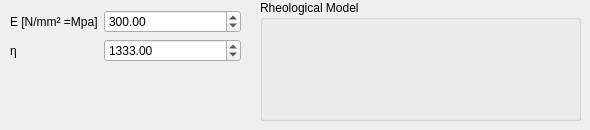
           <widget class="QWidget" name="KELVINVOIGT">
            <attribute name="title">
             <string>Kelvin Voigt</string>
            </attribute>
            <widget class="QWidget" name="formLayoutWidget_11">
             <property name="geometry">
              <rect>
               <x>10</x>
               <y>10</y>
               <width>231</width>
               <height>101</height>
              </rect>
             </property>
             <layout class="QFormLayout" name="formLayout_8">
              <item row="0" column="0">
               <widget class="QLabel" name="LABEL_VAL_E_KELVIN_VOIGT">
                <property name="text">
                 <string>E [N/mm² =Mpa]</string>
                </property>
               </widget>
              </item>
              <item row="1" column="0">
               <widget class="QLabel" name="LABEL_VAL_ETA_KELVIN_VOIGT">
                <property name="text">
                 <string>η</string>
                </property>
               </widget>
              </item>
              <item row="0" column="1">
               <widget class="QDoubleSpinBox" name="VAL_E_KELVIN_VOIGT">
                <property name="decimals">
                 <number>2</number>
                </property>
                <property name="maximum">
                 <double>8000.000000000000000</double>
                </property>
                <property name="value">
                 <double>300.000000000000000</double>
                </property>
               </widget>
              </item>
              <item row="1" column="1">
               <widget class="QDoubleSpinBox" name="VAL_ETA_KELVIN_VOIGT">
                <property name="decimals">
                 <number>2</number>
                </property>
                <property name="maximum">
                 <double>8000.000000000000000</double>
                </property>
                <property name="value">
                 <double>1333.000000000000000</double>
                </property>
               </widget>
              </item>
             </layout>
            </widget>
            <widget class="QWidget" name="horizontalLayoutWidget_6">
             <property name="geometry">
              <rect>
               <x>260</x>
               <y>0</y>
               <width>321</width>
               <height>121</height>
              </rect>
             </property>
             <layout class="QHBoxLayout" name="horizontalLayout_7">
              <item>
               <widget class="QGroupBox" name="RHEO_BOX_KELVIN_VOIGT">
                <property name="title">
                 <string>Rheological Model</string>
                </property>
                <widget class="QLabel" name="RHEO_KELVIN_VOIGT">
                 <property name="geometry">
                  <rect>
                   <x>10</x>
                   <y>20</y>
                   <width>291</width>
                   <height>101</height>
                  </rect>
                 </property>
                 <property name="text">
                  <string/>
                 </property>
                 <property name="pixmap">
                  <pixmap>PIC/RheoMods_kelvinvoigt.png</pixmap>
                 </property>
                 <property name="scaledContents">
                  <bool>true</bool>
                 </property>
                </widget>
               </widget>
              </item>
             </layout>
            </widget>
           </widget>
